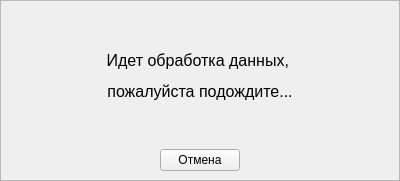
<?xml version="1.0" encoding="UTF-8"?>
<ui version="4.0">
 <class>Form</class>
 <widget class="QWidget" name="Form">
  <property name="geometry">
   <rect>
    <x>0</x>
    <y>0</y>
    <width>400</width>
    <height>181</height>
   </rect>
  </property>
  <property name="windowTitle">
   <string>Form</string>
  </property>
  <layout class="QVBoxLayout" name="verticalLayout">
   <property name="leftMargin">
    <number>0</number>
   </property>
   <property name="topMargin">
    <number>0</number>
   </property>
   <property name="rightMargin">
    <number>0</number>
   </property>
   <property name="bottomMargin">
    <number>0</number>
   </property>
   <item>
    <widget class="QFrame" name="frame">
     <property name="frameShape">
      <enum>QFrame::StyledPanel</enum>
     </property>
     <property name="frameShadow">
      <enum>QFrame::Raised</enum>
     </property>
     <layout class="QVBoxLayout" name="verticalLayout_2">
      <item>
       <widget class="QLabel" name="label">
        <property name="text">
         <string>&lt;html&gt;&lt;head/&gt;&lt;body&gt;&lt;p align=&quot;center&quot;&gt;&lt;span style=&quot; font-size:12pt;&quot;&gt;Идет обработка данных, &lt;/span&gt;&lt;/p&gt;&lt;p align=&quot;center&quot;&gt;&lt;span style=&quot; font-size:12pt;&quot;&gt;пожалуйста подождите...&lt;/span&gt;&lt;/p&gt;&lt;/body&gt;&lt;/html&gt;</string>
        </property>
       </widget>
      </item>
      <item alignment="Qt::AlignHCenter">
       <widget class="QPushButton" name="pushButton">
        <property name="text">
         <string>Отмена</string>
        </property>
       </widget>
      </item>
     </layout>
    </widget>
   </item>
  </layout>
 </widget>
 <resources/>
 <connections/>
</ui>
